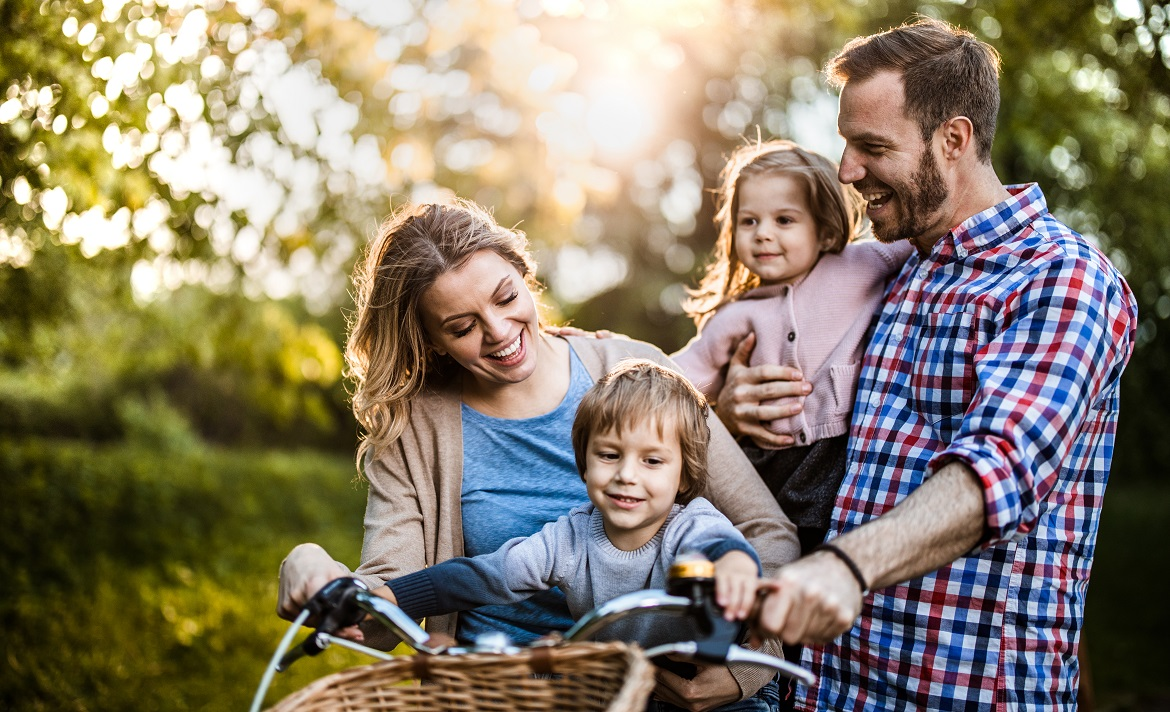
#> input picture Lab_2/Zdj_1.jpg, 1170 x 712 px, given in place of the camera
$ python main.py
#> lines starting #> are read from the running program, lines starting #| are printed output that depends on the picture; after the words box and inside, x2 and y2 are one past the last pixel; in counts of white or black regions, pixels touching at a corner belong together
import cv2


def main():
    cap = cv2.VideoCapture(0)  # open the default camera

    key = ord('a')
    while key != ord('q'):
        # Capture frame-by-frame
        ret, frame = cap.read()
#> frame is the input picture: shape (712, 1170, 3); mean B, G, R 105.8, 126.1, 136.2

        # Our operations on the frame comes here
        # Convert RGB image to grayscale
        img_gray = cv2.cvtColor(frame, cv2.COLOR_BGR2GRAY)
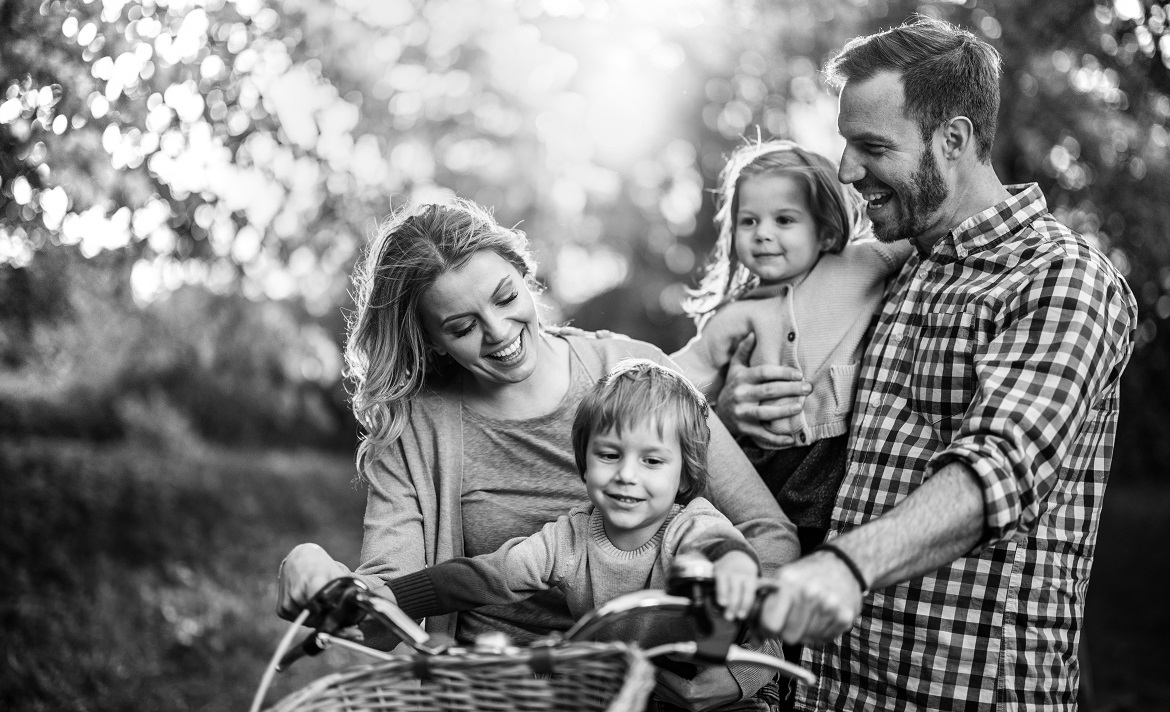
#> img_gray: shape (712, 1170); min 0, max 255, mean 126.8
        # Blur the image
        img_filtered = cv2.GaussianBlur(img_gray, (7, 7), 1.5)
        # Detect edges on the blurred image
        img_edges = cv2.Canny(img_filtered, 0, 30, 3)
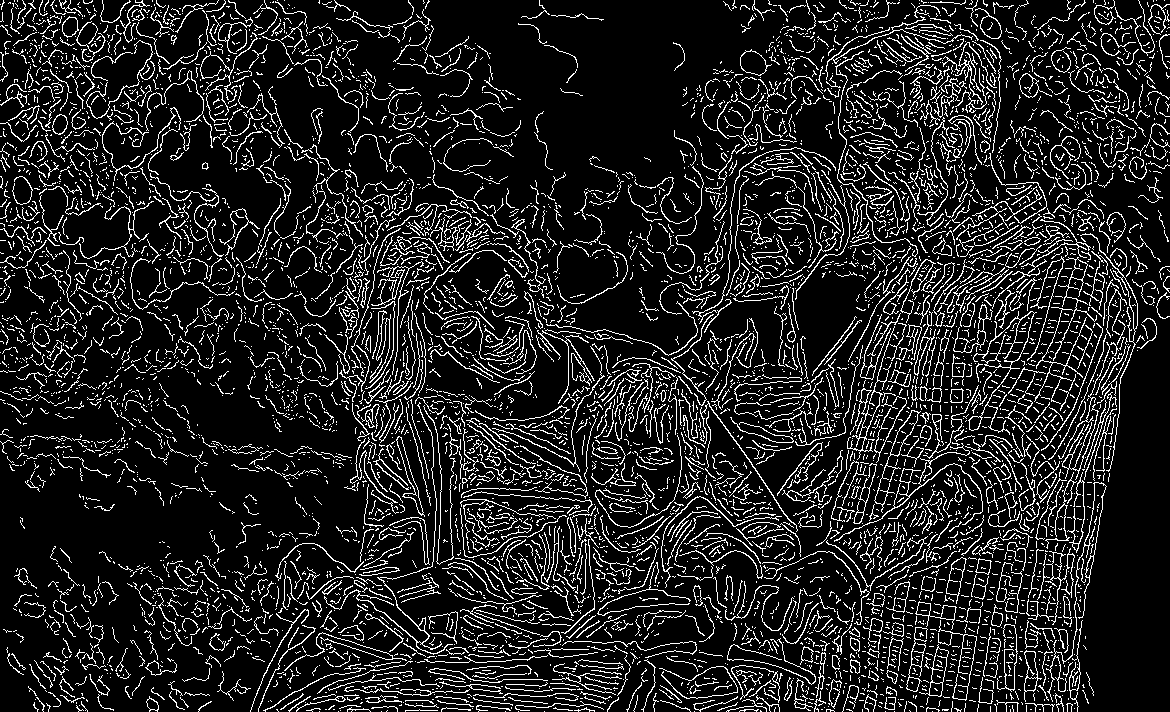
#> img_edges: shape (712, 1170); 13.1% white in thin lines or dots

        # Display the result of our processing
        cv2.imshow('result', img_edges)
        # Wait a little (30 ms) for a key press - this is required to refresh the image in our window
        key = cv2.waitKey(30)
#> (key q is pressed here)

    # When everything done, release the capture
    cap.release()
    # and destroy created windows, so that they are not left for the rest of the program
    cv2.destroyAllWindows()


if __name__ == '__main__':
    main()
